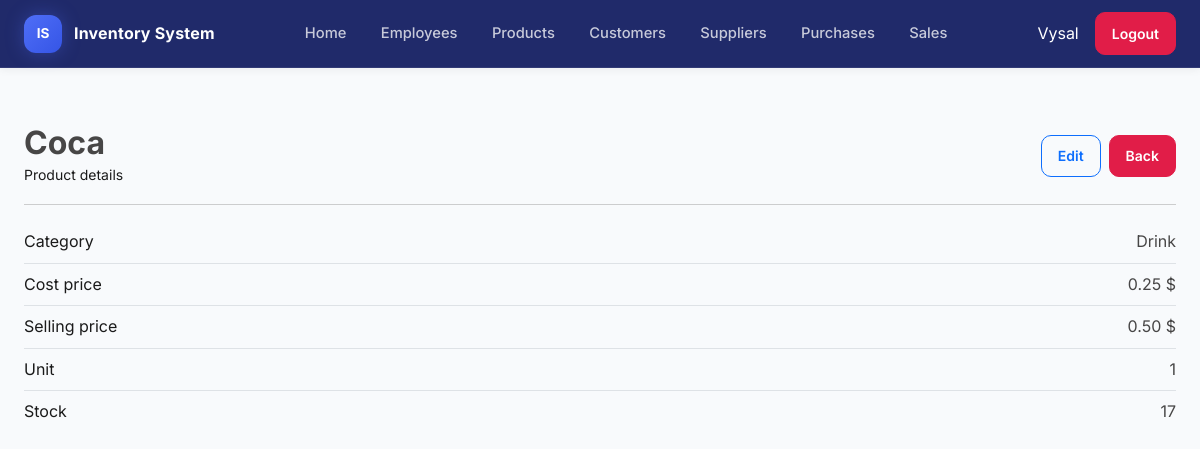
The app's page /products/1/ (signed in) with its own data.
### products/models.py (models this page shows, shortened)
class Product(models.Model):
    name = models.CharField(max_length=100)
    category = models.ForeignKey(
        Category, on_delete=models.PROTECT, related_name="products"
    )
    cost_price = models.DecimalField(max_digits=10, decimal_places=2)
    selling_price = models.DecimalField(max_digits=10, decimal_places=2)
    unit = models.CharField(max_length=50)
    stock = models.PositiveIntegerField(default=0)
    class Meta:
        ordering = ["name"]

class Category(models.Model):
    name = models.CharField(max_length=100, unique=True)
    created_at = models.DateTimeField(auto_now_add=True)
    class Meta:
        ordering = ["name"]
        verbose_name_plural = "categories"

### products/views.py (the view)
# urls.py: path("products/<int:pk>/", views.product_detail, name="product_detail"),
@login_required
def product_detail(request, pk):
    product = get_object_or_404(Product.objects.select_related("category"), pk=pk)
    return render(request, "products/product_detail.html", {"product": product})

### templates/products/product_detail.html (shortened to what this page needs)
{% extends "base.html" %}
{% block content %}
<div class="container">
  <div class="d-flex justify-content-between align-items-center my-3 flex-wrap gap-2">
    <div>
      <h2 class="mb-0">{{ product.name }}</h2>
      <small class="text-muted">Product details</small>
    </div>
    <div class="d-flex gap-2">
      <a href="{% url 'product_update' product.id %}" class="btn btn-outline-primary btn-sm">
        Edit
      </a>
      <a href="{% url 'product_list' %}" class="btn btn-link btn-sm">
        Back
      </a>
    </div>
  </div>
  <hr class="heading-rule">
  <div>
    <div class="d-flex justify-content-between py-2 border-bottom">
      <span class="text-muted">Category</span>
      <span>{{ product.category.name }}</span>
    </div>
    <div class="d-flex justify-content-between py-2 border-bottom">
      <span class="text-muted">Cost price</span>
      <span>{{ product.cost_price }} $</span>
    </div>
    <div class="d-flex justify-content-between py-2 border-bottom">
      <span class="text-muted">Selling price</span>
      <span>{{ product.selling_price }} $</span>
    </div>
    <div class="d-flex justify-content-between py-2 border-bottom">
      <span class="text-muted">Unit</span>
      <span>{{ product.unit }}</span>
    </div>
    <div class="d-flex justify-content-between py-2">
      <span class="text-muted">Stock</span>
      <span>{{ product.stock }}</span>
    </div>
  </div>
</div>
{% endblock %}

### templates/partials/_navbar.html (shortened to what this page needs)
{% load static %}
 <nav class="navbar" role="navigation" aria-label="Main navigation">
    <a class="brand" href="{% url 'dashboard_home' %}">
      <div class="logo">IS</div>
      <span class="app-name">Inventory System</span>
    </a>
    <ul class="links" role="list">
      <li><a class="nav-link" href="{% url 'dashboard_home' %}">Home</a></li>
      <li><a class="nav-link" href="{% url 'employee_list' %}">Employees</a></li>
      <li><a class="nav-link" href="{% url 'product_list' %}">Products</a></li>
      <li><a class="nav-link" href="{% url 'customer_list' %}">Customers</a></li>
      <li><a class="nav-link" href="{% url 'supplier_list' %}">Suppliers</a></li>
      <li><a class="nav-link" href="{% url 'purchase_list' %}">Purchases</a></li>
      <li><a class="nav-link" href="{% url 'order_list' %}">Sales</a></li>
    </ul>
    <div class="actions">
      {% if user.is_authenticated %}
        <span class="me-2 text-white">{{ user.username }}</span>
        <form method="post" action="{% url 'logout' %}" class="d-inline">
          <button type="submit" class="btn btn-sm btn-danger d-none d-lg-inline-block">Logout</button>
        </form>
      {% else %}
        <a href="{% url 'login' %}" class="btn btn-sm btn-primary d-none d-lg-inline-block">Login</a>
      {% endif %}
    </div>
  </nav>

### static/css/style.css (style rules this page uses)
:root { --primary: #4f6ef7; --primary-dark: #3555e6; --primary-soft: rgba(79, 110, 247, 0.12); --success: #16a34a; --danger: #e11d48; --warning: #f59e0b; --info: #0ea5e9; --nav-bg1: #ffffff; --nav-bg: #040f57e1; --nav-border: rgba(255, 255, 255, 0.08); --nav-link: rgba(255, 255, 255, 0.75); --nav-link-hover: #ffffff; --body-bg: #f8fafc; --surface: #ffffff; --surface-2: #f1f5f9; --text: #474646; --text-muted: #1a1a1a; --border: #e2e8f0; --radius: 14px; --radius-sm: 10px; --shadow-sm: 0 2px 8px rgba(15, 23, 42, 0.06); --shadow-md: 0 10px 30px rgba(15, 23, 42, 0.08); --navbar-height: 68px; --font-main: 'Inter', -apple-system, BlinkMacSystemFont, 'Segoe UI', sans-serif; }
* { box-sizing: border-box; }
html { scroll-behavior: smooth; }
body { margin: 0; padding: 0; font-family: var(--font-main); background: var(--body-bg); color: var(--text); line-height: 1.6; }
a { color: inherit; }
h1, h2, h3, h4, h5, h6 { font-weight: 700; color: var(--text); margin-top: 0; }
.container, .container-fluid { padding-top: 1rem; padding-bottom: 1rem; }
.navbar { display: flex; align-items: center; justify-content: space-between; gap: 1rem; height: var(--navbar-height); padding: 0 1.5rem; background: var(--nav-bg); border-bottom: 1px solid var(--nav-border); position: sticky; width: 100% !important; top: 0; z-index: 1000; box-shadow: var(--shadow-sm); }
.brand { display: flex; align-items: center; gap: 0.75rem; text-decoration: none; flex-shrink: 0; }
.logo { width: 38px; height: 38px; border-radius: 12px; background: linear-gradient(135deg, var(--primary), var(--primary-dark)); color: white; display: flex; align-items: center; justify-content: center; font-size: 0.85rem; font-weight: 700; box-shadow: 0 0px 18px rgba(79, 110, 247, 0.35); }
.app-name { font-size: 1rem; font-weight: 700; color: #ffffff; letter-spacing: 0.2px; }
.links { display: flex; align-items: center; gap: 0.35rem; list-style: none; margin: 0; padding: 0; }
.nav-link { display: flex; align-items: center; gap: 0.5rem; padding: 0.55rem 0.9rem; border-radius: 10px; color: var(--nav-link); text-decoration: none; font-size: 0.92rem; font-weight: 500; transition: all 0.2s ease; }
.actions { display: flex; align-items: center; gap: 0.5rem; flex-shrink: 0; }
.btn { border-radius: 10px; font-weight: 600; padding: 0.6rem 1rem; transition: all 0.2s ease; }
.btn-danger { background: var(--danger); border-color: var(--danger); }
.btn-link { display: inline-block; background: var(--danger); border: 1px solid var(--danger); color: #ffffff; padding: 0.55rem 1rem; border-radius: 10px; font-weight: 600; text-decoration: none; }
.container, .container-fluid { width: 100%; max-width: 100%; margin: 0 auto; }
.text-muted { color: var(--text-muted) !important; }

### records on screen
Product: name "Coca", category.name "Drink", cost_price "0.25", selling_price "0.50", unit "1", stock "17"

### other values on screen
{{ user.username }} "Vysal"
